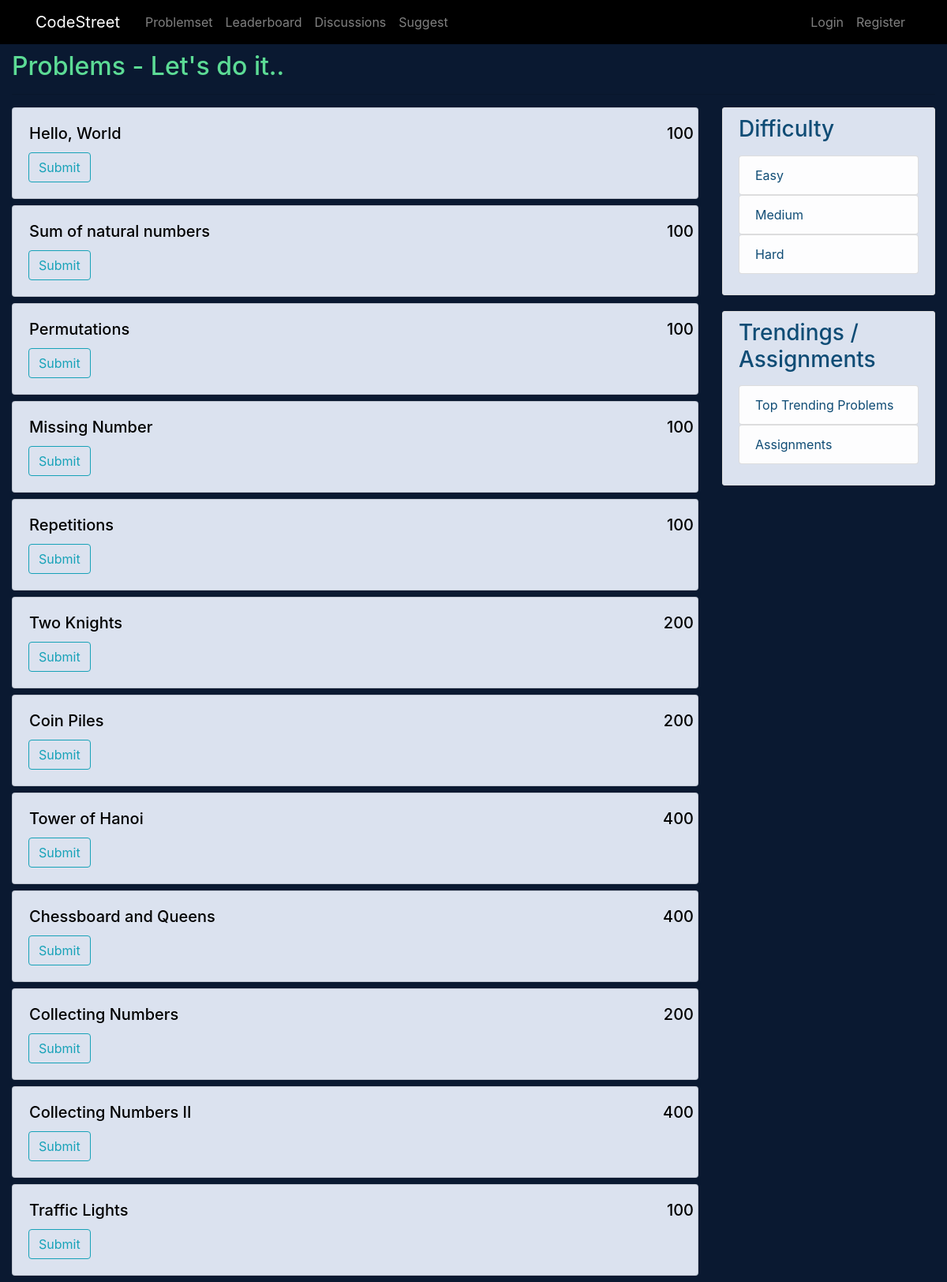
The page / on the database its author committed.
### problemset/models.py (models this page shows, shortened)
class Problem(models.Model):
    title = models.CharField(max_length=50)
    description = models.TextField(max_length=10000)
    points = models.IntegerField(default=100)
    category = models.ForeignKey(Category, on_delete=models.CASCADE, default=1)
    test_case = models.TextField(max_length=10000, null=set)
    hidden_test_cases = models.TextField(max_length=10000000, null=set)
    constraints = models.TextField(max_length=1000, null=set)
    @staticmethod
    def get_all_objects():
        return Problem.objects.all()

class Category(models.Model):
    title = models.CharField(max_length=20, default='Easy')
    @staticmethod
    def get_all_objects():
        return Category.objects.all()

### problemset/views.py (the view)
# urls.py: 2. Add a URL to urlpatterns:  path('', views.home, name='home')
def home(request):
    problems = None
    categories = Category.get_all_objects()
    category_ID = request.GET.get('category')
    print(category_ID)
    if category_ID:
        problems = Problem.get_all_objects_by_categoryid(category_ID)
    else:
        problems = Problem.get_all_objects()
    data = {}
    data['problems'] = problems
    data['categories'] = categories
    print('you are : ' ,request.session.get('email'))
    return render(request, 'problemset/home.html', data)

### problemset/templates/problemset/home.html (shortened to what this page needs)
{% extends "problemset/base.html"%}
{% block content %}
<div class="container-fluid">
<h2 style="color: #5CDB95;"> Problems - Let's do it..</h2>
<hr>
<div class="row problembox">
    <div class="col-md-9">
        <div class="mx-auto" >
        {% for problem in problems %}
            <div class="mx-auto mb-2">
                <div class="card"  style="background-color: #dbe2ef;">
                <div class="card-body">
                    <div class="row">
                        <h5 class="card-title ml-3" ><a class="card-title" style="color: black;" href="{% url 'problemset-problem' problem.id %}">{{ problem.title }}</a></h5>
                        <h5 class="card-text" style="margin-left: auto; color: black;">
                        {{ problem.points }}
                        </h5>
                    </div>
                    <a href="#" class="btn btn-outline-info">Submit</a>
                </div>
                </div>
            </div>
        {% endfor %}
        </div>
    </div>
    <div class="col-md-3">
        <div class="content-section">
            <h3 style="color: #0f4c75;">Difficulty</h3>
            <p class='text-muted'>
            <ul class="list-group">
                {% for category in categories %}
                <a href="?category={{category.id}}"><li style="color: #0f4c75;" class="list-group-item list-group-item-light">{{ category.title }}</li></a>
                {% endfor %}
            </ul>
            </p>
        </div>
        <div class="content-section">
            <h3 style="color: #0f4c75;"> Trendings / Assignments </h3>
            <p class='text-muted'>
            <ul class="list-group">
               <a href = "{% url 'topproblems' %}" ><li class="list-group-item list-group-item-light" style="color: #0f4c75;">Top Trending Problems</li></a>
            <a href = "{% url 'assign' %}" ><li class="list-group-item list-group-item-light" style="color: #0f4c75;">Assignments</li></a>
            </ul>
            </p>
        </div>
    </div>
</div>
</div>
{% endblock %}

### problemset/static/problemset/main.css (style rules this page uses)
.main-body { background: #0a1931; }
h1, h2, h3, h4, h5, h6 { color: #FFF; }
ul { margin: 0; }
.content-section { color: #000000; background: #dbe2ef; padding: 10px 20px; border: 1px solid #dddddd; border-radius: 3px; margin-bottom: 20px; }

### rows shown on the page
Problem: title "Hello, World", points "100"
Problem: title "Sum of natural numbers", points "100"
Problem: title "Permutations", points "100"
Problem: title "Missing Number", points "100"
Problem: title "Repetitions", points "100"
Problem: title "Two Knights", points "200"
Problem: title "Coin Piles", points "200"
Problem: title "Tower of Hanoi", points "400"
Problem: title "Chessboard and Queens", points "400"
Problem: title "Collecting Numbers", points "200"
Problem: title "Collecting Numbers II", points "400"
Problem: title "Traffic Lights", points "100"
Category: title "Easy"
Category: title "Medium"
Category: title "Hard"
